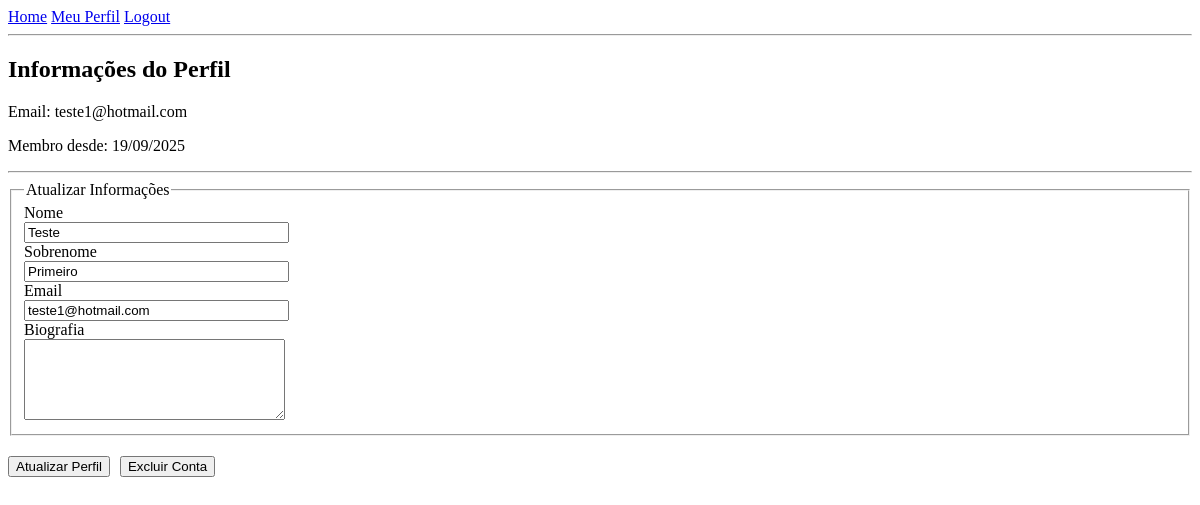
The page /perfil (signed in) on the database as committed earlier.
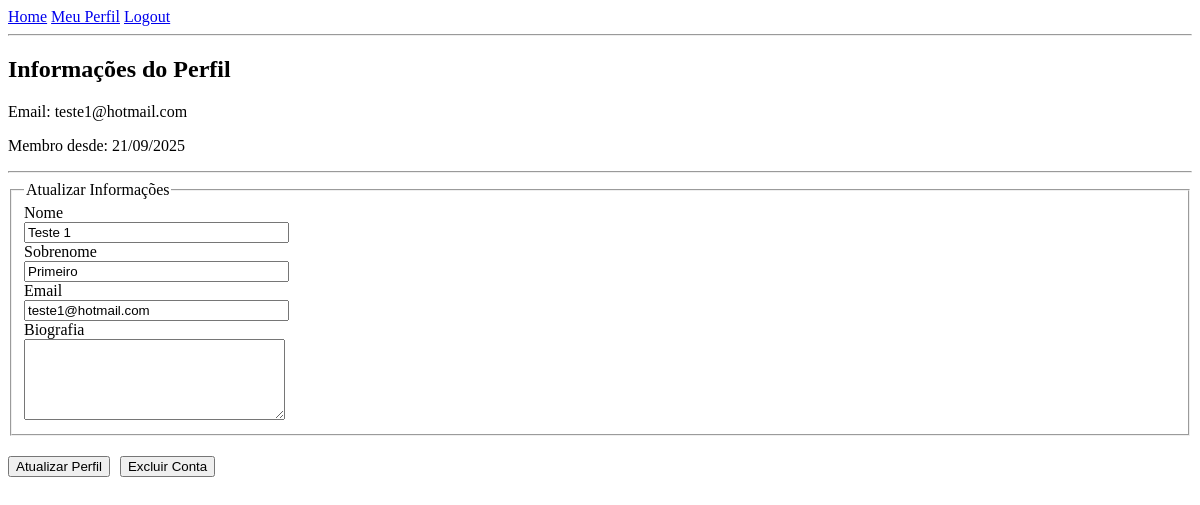
The same page on the database as committed later.
### models.py (models this page shows, shortened)
class User(db.Model, UserMixin):
    id = db.Column(db.Integer, primary_key=True)
    nome = db.Column(db.String(255), nullable=False)
    sobrenome = db.Column(db.String(255), nullable=False)
    senha = db.Column(db.String(255), nullable=False) # Atenção: Lembre-se de hashear a senha!
    email = db.Column(db.String(255), unique=True, nullable=False)
    biografia = db.Column(db.Text, nullable=True)
    avatar_url = db.Column(db.String(255), nullable=True)
    data_registro = db.Column(db.DateTime, nullable=False, default=datetime.utcnow)
    posts = db.relationship('Post', backref='author', lazy=True)

### routes.py (the view)
@app.route("/perfil", methods=['GET', 'POST'])
@login_required # Protege a rota, só usuários logados podem acessar
def perfil():
    form = UpdateProfileForm()
    if form.validate_on_submit():
        current_user.nome = form.nome.data
        current_user.sobrenome = form.sobrenome.data
        current_user.email = form.email.data
        current_user.biografia = form.biografia.data
        db.session.commit()
        return redirect(url_for('perfil'))
    elif request.method == 'GET':
        form.nome.data = current_user.nome
        form.sobrenome.data = current_user.sobrenome
        form.email.data = current_user.email
        form.biografia.data = current_user.biografia
    return render_template('perfil.html', title='Meu Perfil', form=form)

### forms.py (shortened to what this page needs)
class UpdateProfileForm(FlaskForm):
    nome = StringField('Nome',
                           validators=[DataRequired(), Length(min=2, max=20)])
    sobrenome = StringField('Sobrenome',
                           validators=[DataRequired(), Length(min=2, max=20)])
    email = StringField('Email',
                        validators=[DataRequired(), Email()])
    biografia = TextAreaField('Biografia')
    submit = SubmitField('Atualizar Perfil')

### main.py (called while the page is built)
    @login_manager.user_loader
    def load_user(user_id):
        return User.query.get(int(user_id))

### templates/perfil.html (shortened to what this page needs)
<!DOCTYPE html>
<html lang="pt-br">
<head>
</head>
<body>
    <header>
        <a href="{{ url_for('homepage') }}">Home</a>
        <a href="{{ url_for('perfil') }}">Meu Perfil</a>
        <a href="{{ url_for('logout') }}">Logout</a>
        <hr>
    </header>
    <main>
        <div>
            <h2>Informações do Perfil</h2>
            <p>Email: {{ current_user.email }}</p>
            <p>Membro desde: {{ current_user.data_registro.strftime('%d/%m/%Y') }}</p>
        </div>
        <hr>
        <form method="POST" action="">
            <fieldset>
                <legend>Atualizar Informações</legend>
                <div>
                    {{ form.nome.label }}<br>
                    {{ form.nome(size=30) }}
                </div>
                <div>
                    {{ form.sobrenome.label }}<br>
                    {{ form.sobrenome(size=30) }}
                </div>
                <div>
                    {{ form.email.label }}<br>
                    {{ form.email(size=30) }}
                </div>
                <div>
                    {{ form.biografia.label }}<br>
                    {{ form.biografia(rows=5, cols=30) }}
                </div>
            </fieldset>
            <div style="display: flex; align-items: center; gap: 10px; margin-top: 20px;">
                <div>
                    {{ form.submit() }}
                </div>
                <form action="{{ url_for('delete_profile') }}" method="POST" style="margin: 0;">
                    <input type="submit" value="Excluir Conta"
                           onclick="return confirm('Você tem CERTEZA que deseja excluir sua conta? Todos os seus posts e dados serão apagados para sempre.');">
                </form>
            </div>
        </form>
    </main>
</body>
</html>

Rows that differ between the two databases and show on the page:
changed User "teste1@hotmail.com": data_registro "19/09/2025" → "21/09/2025"; nome "Teste" → "Teste 1"
